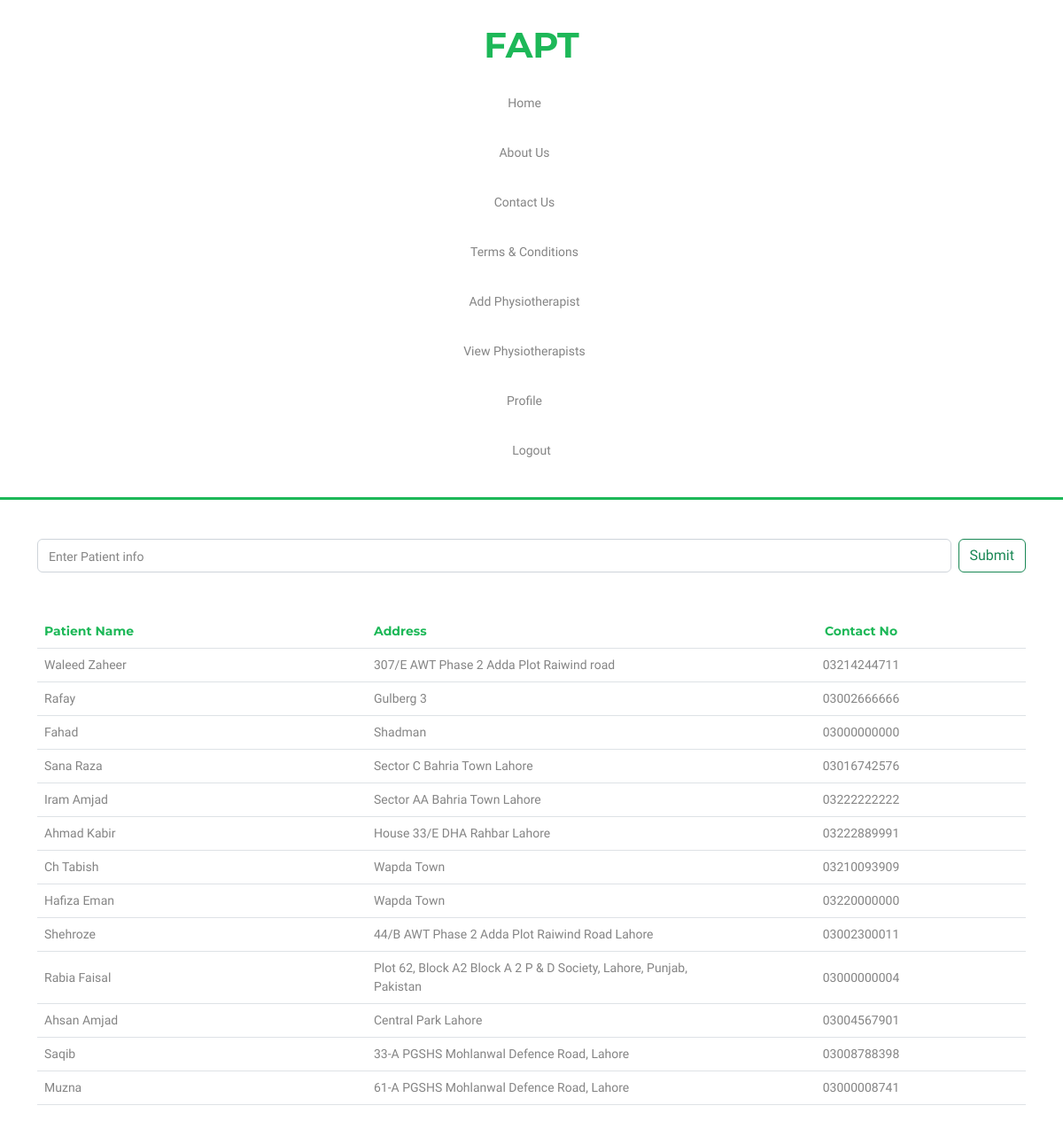
Page /AdminPanel/admin-view-patients.php (signed in) on the committed database.
### tables this page shows
CREATE TABLE `patient` (
  `Patient_id` int(11) NOT NULL,
  `Patient_name` varchar(255) NOT NULL,
  `Patient_address` varchar(255) NOT NULL,
  `Patient_email` varchar(255) NOT NULL,
  `Patient_gender` varchar(255) NOT NULL,
  `Patient_password` varchar(255) NOT NULL,
  `Patient_phone` varchar(255) NOT NULL,
  `Patient_diagnosis` varchar(255) NOT NULL,
  `Patient_rating` int(2) NOT NULL
);

### AdminPanel/admin-view-patients.php (the view, shortened to what this page needs)
<!DOCTYPE html>
<html lang="en">
<head>
    <link href="https://cdn.jsdelivr.net/npm/bootstrap@5.2.0/dist/css/bootstrap.min.css" rel="stylesheet">
    <link rel="stylesheet" href="./adminstyle/main.css">
</head>
<body>
<nav>
        <div class="container">
            <div class="row">
                <div class="col-12 col-xxl-2">
                    <div class="navigation-logo text-center text-xxl-start">
                        <h1 class="logo">FAPT</h1>
                    </div>
                </div>
                <div class="col-12 col-xxl-10">
                    <div class="nav-select">
                        <div class="navigation-menu text-center text-xxl-center mt-xl-2 mt-0">
                            <a href="./index.php" class="me-0 me-xl-3">Home</a>
                            <a href="./admin-aboutus.php" class="me-0 me-xl-3">About Us</a>
                            <a href="./admin-contactus.php" class=" me-0 me-xl-3">Contact Us</a>
                            <a href="./admin-terms&condition.php" class="me-0 me-xl-3">Terms & Conditions</a>
                            <a href="./add-therapist.php" class="me-0 me-xl-3">Add Physiotherapist</a>
                            <a href="./admin-view-therapist.php" class="me-0 me-xl-3">View Physiotherapists</a>
                            <a href="./admin-profile.php" class="me-0 me-xl-3">Profile</a>
                            <a href="./admin-logout.php">Logout</a>
                        </div>
                    </div>
                </div>
            </div>
        </div>
    </nav>
    <section class="view-patients">
        <div class="container">
            <div class="row">
                <div class="col-12">
                    <form class="d-flex mt-4" role="search">
                        <input class="form-control me-2" name = "search" placeholder="Enter Patient info" aria-label="Search">
                        <input type="submit" class="btn btn-outline-success" name = "save">
                      </form>
                    <table class="table mt-5">
                        <tr class="col-12">
                            <th class="table-head col-4 col-xxl-4">Patient Name</th>
                            <th class="table-head col-4 col-xxl-4">Address</th>
                            <th class="table-head col-4 col-xxl-4 text-center">Contact No</th>
                        </tr>
                        <?php
                            include("../db/conn.php");
                            $condition = '';
                            $patientResult = mysqli_query($con, "SELECT * FROM `patient` WHERE 1 ".$condition."");
                        ?>
                        <?php while($row = mysqli_fetch_array($patientResult)){ ?>
                        <tr>
                            <td class="align-middle"><?php echo $row['Patient_name']; ?></td>
                            <td class="align-middle"><?php echo $row['Patient_address']; ?></td>
                            <td class="text-center align-middle"><?php echo $row['Patient_phone']; ?></td>
                        </tr>
                        <?php } ?>
                    </table>
                </div>
            </div>
        </div>
    </section>
</body>
</html>

### AdminPanel/adminstyle/main.css (style rules this page uses)
nav { padding: 27px 0px; background-color: white; border-bottom: 3px solid rgb(29, 184, 88); }
nav .navigation-logo .logo { font-size: 40px; font-weight: bold; color: rgb(29, 184, 88); font-family: 'Montserrat', sans-serif; }
nav .navigation-menu a { font-size: 14px; padding: 15px 10px; text-decoration: none; font-family: 'Work Sans', sans-serif; color: #6d6c6cd6; }
@media (max-width: 1200px) { nav .navigation-menu { display: flex; flex-direction: column; gap: 5px; } }
.table { width: auto; }
.table-head { color: rgb(29, 184, 88); font-family: 'Montserrat', sans-serif; font-size: 14px; }
.form-control::placeholder { color: #6d6c6cd6; font-family: 'Work Sans', sans-serif; font-size: 14px; }
.btn-outline-success { font-family: 'Work Sans', sans-serif; font-size: 16px; }
td { color: #6d6c6cd6; font-family: 'Work Sans', sans-serif; font-size: 14px; }

### AdminPanel/admin-view-patients.php (style rules this page uses)
.view-patients { position: relative; padding: 20px 10px 20px 10px; width: 100%; }

### rows in the picture
patient: Patient_name "Waleed Zaheer", Patient_address "307/E AWT Phase 2 Adda Plot Raiwind road", Patient_phone "03214244711"
patient: Patient_name "Rafay", Patient_address "Gulberg 3", Patient_phone "03002666666"
patient: Patient_name "Fahad", Patient_address "Shadman", Patient_phone "03000000000"
patient: Patient_name "Sana Raza", Patient_address "Sector C Bahria Town Lahore", Patient_phone "03016742576"
patient: Patient_name "Iram Amjad", Patient_address "Sector AA Bahria Town Lahore", Patient_phone "03222222222"
patient: Patient_name "Ahmad Kabir", Patient_address "House 33/E DHA Rahbar Lahore", Patient_phone "03222889991"
patient: Patient_name "Ch Tabish", Patient_address "Wapda Town", Patient_phone "03210093909"
patient: Patient_name "Hafiza Eman", Patient_address "Wapda Town", Patient_phone "03220000000"
patient: Patient_name "Shehroze", Patient_address "44/B AWT Phase 2 Adda Plot Raiwind Road Lahore", Patient_phone "03002300011"
patient: Patient_name "Rabia Faisal", Patient_address "Plot 62, Block A2 Block A 2 P & D Society, Lahore, Punjab, Pakistan", Patient_phone "03000000004"
patient: Patient_name "Ahsan Amjad", Patient_address "Central Park Lahore", Patient_phone "03004567901"
patient: Patient_name "Saqib", Patient_address "33-A PGSHS Mohlanwal Defence Road, Lahore", Patient_phone "03008788398"
patient: Patient_name "Muzna", Patient_address "61-A PGSHS Mohlanwal Defence Road, Lahore", Patient_phone "03000008741"
